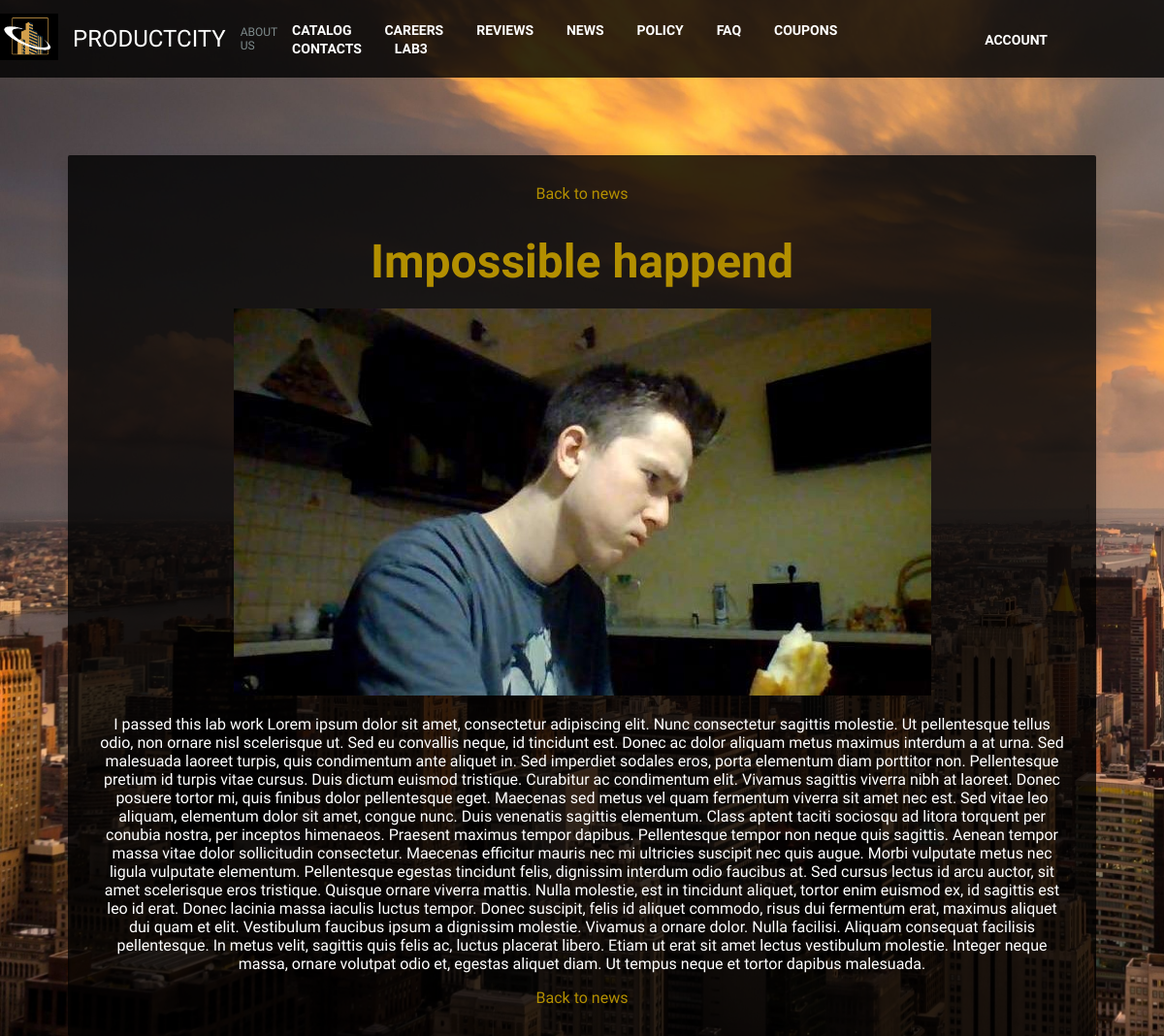
/news_detailed/1/, run on the app's committed database.
### base/models.py (models this page shows, shortened)
class New(models.Model):
    title = models.CharField(max_length=100, null=False)
    description = models.TextField(null=False)
    image = models.ImageField(upload_to='news_images/')

### base/views.py (the view)
# urls.py: path('news_detailed/<int:news_id>/', views.news_detailed, name='news_detailed'),
def news_detailed(request, news_id):
    news_item = get_object_or_404(New, id=news_id)
    return render(request, 'base/news_detailed.html', {'news_item': news_item})

### base/templates/base/news_detailed.html (shortened to what this page needs)
{% extends "base.html" %}
{% load static %}
{% block content %}
<link rel="stylesheet" href="{% static 'css/news_detailed_style.css' %}">
<body>
    <div class="news-container">
        <a href="{% url 'news' %}" class="back-link">Back to news</a>
        <h1>{{ news_item.title }}</h1>
        <img src="{{ news_item.image.url }}" class="news-image" alt="{{ news_item.title }}">
        <p class="news-description">{{ news_item.description }}</p>
        <a href="{% url 'news' %}" class="back-link">Back to news</a>
    </div>
</body>
{%endblock%}

### static/css/navbar_style.css (style rules this page uses)
html, body { margin: 0; padding: 0; width: 100%; height: 100%; }

### static/css/news_detailed_style.css (style rules this page uses)
body { overflow: hidden; font-family: 'Gilam', sans-serif; }
.news-container { max-width: 1000px; max-height: 80vh; margin: 40px auto; padding: 30px; background-color: rgba(0, 0, 0, 0.8); box-shadow: 0 5px 20px rgba(0, 0, 0, 0.1); border-radius: 2px; overflow-y: auto; text-align: center; }
.news-description { color: white; }
h1 { font-size: 3rem; color: #b38f00; text-align: center; margin-bottom: 20px; }
.back-link { text-align: center; margin-top: 30px; font-size: 1rem; color: #b38f00; text-decoration: none; transition: color 0.3s ease; }

### data on the page
New: title "Impossible happend", image (picture), description "I passed this lab work Lorem ipsum dolor sit amet, consectetur adipiscing elit. Nunc consectetur sagittis molestie. Ut pellentesque tellus odio, non ornare nisl scelerisque ut. Sed eu convallis neque, id tincidunt est. Donec ac dolor aliquam metus maximus interdum a at urna. Sed malesuada laoreet turpis, quis condimentum ante aliquet in. Sed imperdiet sodales eros, porta elementum diam porttitor non. Pellentesque pretium id turpis vitae cursus. Duis dictum euismod tristique. Curabitur ac condimentum elit. Vivamus sagittis viverra nibh at laoreet. Donec posuere tortor mi, quis finibus dolor pellentesque eget. Maecenas sed metus vel quam fermentum viverra sit amet nec est. Sed vitae leo…"
